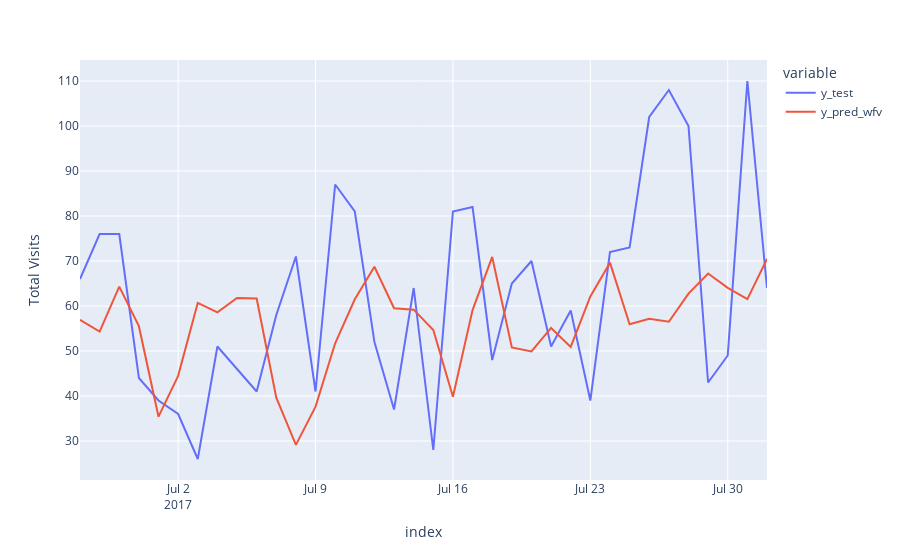

The cell this chart's notebook holds for it:
### Code cell
import plotly.graph_objects as go
import plotly.express as px
from plotly.subplots import make_subplots

df_pred_test = pd.DataFrame({'y_test': test, 'y_pred_wfv': y_pred_wfv})
fig = px.line(df_pred_test, labels={'value': 'Total Visits'})
fig.show()

### Figure 1 — Plotly figure (JSON) as saved in the notebook; plotly's stock layout.template omitted (floating-point values rounded to 4 significant figures)
{"data": [{"hovertemplate": "variable=y_test<br>index=%{x}<br>Total Visits=%{y}<extra></extra>", "legendgroup": "y_test", "line": {"color": "#636efa", "dash": "solid"}, "marker": {"symbol": "circle"}, "mode": "lines", "name": "y_test", "orientation": "v", "showlegend": true, "type": "scatter", "x": ["2017-06-27T00:00:00", "2017-06-28T00:00:00", "2017-06-29T00:00:00", "2017-06-30T00:00:00", "2017-07-01T00:00:00", "2017-07-02T00:00:00", "2017-07-03T00:00:00", "2017-07-04T00:00:00", "2017-07-05T00:00:00", "2017-07-06T00:00:00", "2017-07-07T00:00:00", "2017-07-08T00:00:00", "2017-07-09T00:00:00", "2017-07-10T00:00:00", "2017-07-11T00:00:00", "2017-07-12T00:00:00", "2017-07-13T00:00:00", "2017-07-14T00:00:00", "2017-07-15T00:00:00", "2017-07-16T00:00:00", "2017-07-17T00:00:00", "2017-07-18T00:00:00", "2017-07-19T00:00:00", "2017-07-20T00:00:00", "2017-07-21T00:00:00", "2017-07-22T00:00:00", "2017-07-23T00:00:00", "2017-07-24T00:00:00", "2017-07-25T00:00:00", "2017-07-26T00:00:00", "2017-07-27T00:00:00", "2017-07-28T00:00:00", "2017-07-29T00:00:00", "2017-07-30T00:00:00", "2017-07-31T00:00:00", "2017-08-01T00:00:00"], "xaxis": "x", "y": [66, 76, 76, 44, 39, 36, 26, 51, 46, 41, 58, 71, 41, 87, 81, 52, 37, 64, 28, 81, 82, 48, 65, 70, 51, 59, 39, 72, 73, 102, 108, 100, 43, 49, 110, 64], "yaxis": "y"}, {"hovertemplate": "variable=y_pred_wfv<br>index=%{x}<br>Total Visits=%{y}<extra></extra>", "legendgroup": "y_pred_wfv", "line": {"color": "#EF553B", "dash": "solid"}, "marker": {"symbol": "circle"}, "mode": "lines", "name": "y_pred_wfv", "orientation": "v", "showlegend": true, "type": "scatter", "x": ["2017-06-27T00:00:00", "2017-06-28T00:00:00", "2017-06-29T00:00:00", "2017-06-30T00:00:00", "2017-07-01T00:00:00", "2017-07-02T00:00:00", "2017-07-03T00:00:00", "2017-07-04T00:00:00", "2017-07-05T00:00:00", "2017-07-06T00:00:00", "2017-07-07T00:00:00", "2017-07-08T00:00:00", "2017-07-09T00:00:00", "2017-07-10T00:00:00", "2017-07-11T00:00:00", "2017-07-12T00:00:00", "2017-07-13T00:00:00", "2017-07-14T00:00:00", "2017-07-15T00:00:00", "2017-07-16T00:00:00", "2017-07-17T00:00:00", "2017-07-18T00:00:00", "2017-07-19T00:00:00", "2017-07-20T00:00:00", "2017-07-21T00:00:00", "2017-07-22T00:00:00", "2017-07-23T00:00:00", "2017-07-24T00:00:00", "2017-07-25T00:00:00", "2017-07-26T00:00:00", "2017-07-27T00:00:00", "2017-07-28T00:00:00", "2017-07-29T00:00:00", "2017-07-30T00:00:00", "2017-07-31T00:00:00", "2017-08-01T00:00:00"], "xaxis": "x", "y": [56.93, 54.3, 64.32, 55.52, 35.41, 44.47, 60.7, 58.6, 61.8, 61.67, 39.62, 29.14, 37.65, 51.72, 61.48, 68.73, 59.49, 59.18, 54.66, 39.83, 59.08, 70.91, 50.79, 49.91, 55.13, 50.91, 62.13, 69.64, 55.95, 57.15, 56.5, 62.76, 67.22, 64.03, 61.51, 70.47], "yaxis": "y"}], "layout": {"legend": {"title": {"text": "variable"}, "tracegroupgap": 0}, "margin": {"t": 60}, "xaxis": {"anchor": "y", "domain": [0, 1], "title": {"text": "index"}}, "yaxis": {"anchor": "x", "domain": [0, 1], "title": {"text": "Total Visits"}}}}
